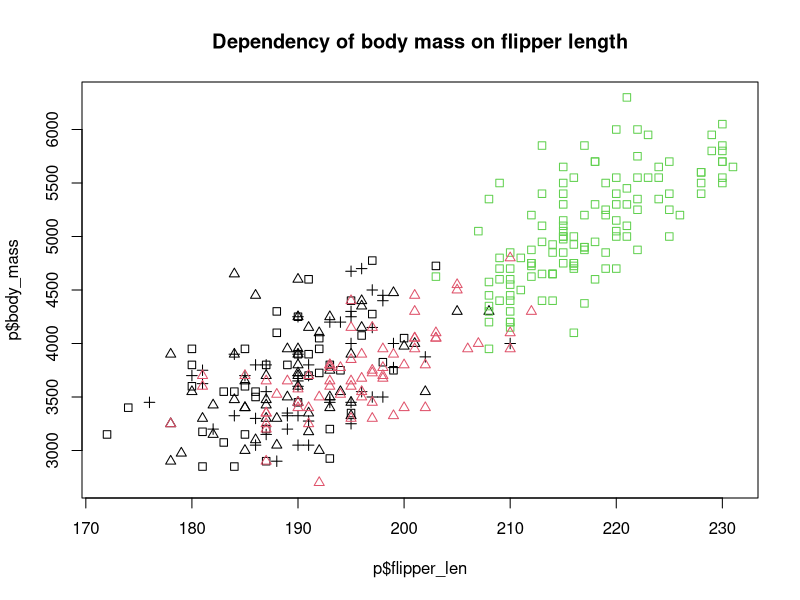
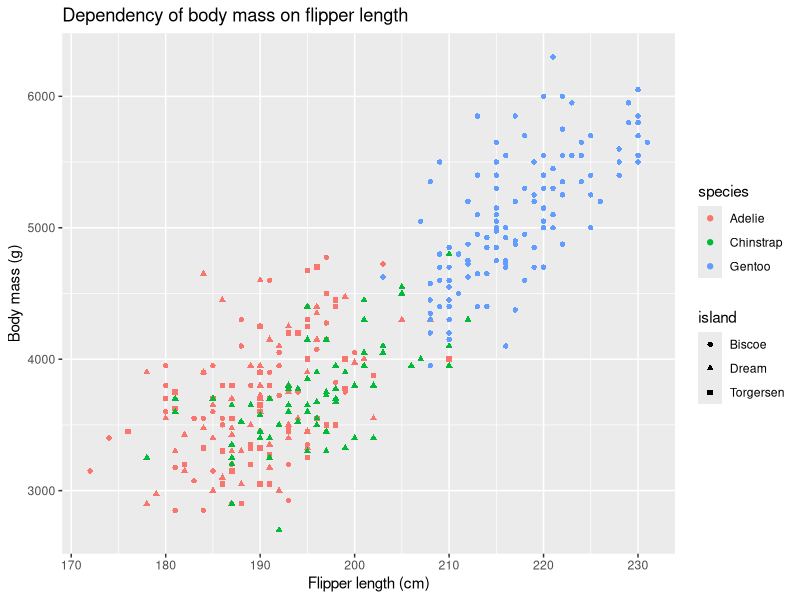

Generate these figures, in order, with R:
getwd()
install.packages("palmerpenguins")
p <- penguins
View(p)
table(p$island)
p$species <-factor(p$species)

plot(x = p$flipper_len, y = p$body_mass,
     main = "Dependency of body mass on flipper length",
     pch = c(0, 2, 3)[as.integer(p$island)],
     col = p$species)
#ggplot2
install.packages("ggplot2")
library(ggplot2)

ggplot(data = p, aes(x = flipper_len,
                     y = body_mass,
                     col = species,
                     shape = island)) +
  geom_point() +
  labs(title = "Dependency of body mass on flipper length",
       x = "Flipper length (cm)",
       y = "Body mass (g)")
str(p)
#ak má súbor hviezdičku, je tam zmena 
